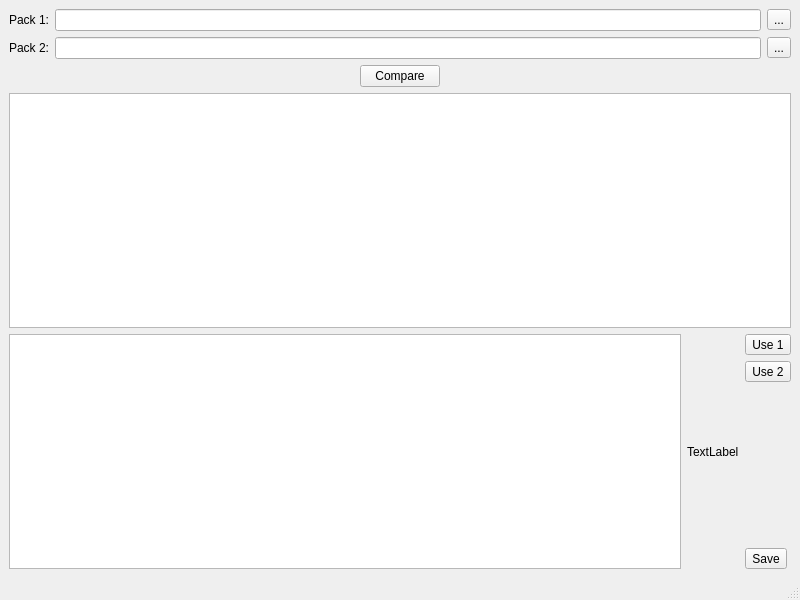
<?xml version="1.0" encoding="UTF-8"?>
<ui version="4.0">
 <class>TileDefCompare</class>
 <widget class="QMainWindow" name="TileDefCompare">
  <property name="geometry">
   <rect>
    <x>0</x>
    <y>0</y>
    <width>800</width>
    <height>600</height>
   </rect>
  </property>
  <property name="windowTitle">
   <string>MainWindow</string>
  </property>
  <widget class="QWidget" name="centralwidget">
   <layout class="QGridLayout" name="gridLayout">
    <item row="0" column="0">
     <layout class="QHBoxLayout" name="horizontalLayout_6">
      <item>
       <widget class="QLabel" name="packLabel1">
        <property name="text">
         <string>Pack 1:</string>
        </property>
       </widget>
      </item>
      <item>
       <widget class="QLineEdit" name="packEdit1"/>
      </item>
      <item>
       <widget class="QToolButton" name="packBrowse1">
        <property name="text">
         <string>...</string>
        </property>
       </widget>
      </item>
     </layout>
    </item>
    <item row="1" column="0">
     <layout class="QHBoxLayout" name="horizontalLayout_5">
      <item>
       <widget class="QLabel" name="packLabel2">
        <property name="text">
         <string>Pack 2:</string>
        </property>
       </widget>
      </item>
      <item>
       <widget class="QLineEdit" name="packEdit2"/>
      </item>
      <item>
       <widget class="QToolButton" name="packBrowse2">
        <property name="text">
         <string>...</string>
        </property>
       </widget>
      </item>
     </layout>
    </item>
    <item row="3" column="0">
     <widget class="QTextBrowser" name="textBrowser"/>
    </item>
    <item row="2" column="0">
     <layout class="QHBoxLayout" name="horizontalLayout_4">
      <item>
       <spacer name="horizontalSpacer_3">
        <property name="orientation">
         <enum>Qt::Horizontal</enum>
        </property>
        <property name="sizeHint" stdset="0">
         <size>
          <width>40</width>
          <height>20</height>
         </size>
        </property>
       </spacer>
      </item>
      <item>
       <widget class="QPushButton" name="compare">
        <property name="sizePolicy">
         <sizepolicy hsizetype="Minimum" vsizetype="Fixed">
          <horstretch>0</horstretch>
          <verstretch>0</verstretch>
         </sizepolicy>
        </property>
        <property name="text">
         <string>Compare</string>
        </property>
       </widget>
      </item>
      <item>
       <spacer name="horizontalSpacer_4">
        <property name="orientation">
         <enum>Qt::Horizontal</enum>
        </property>
        <property name="sizeHint" stdset="0">
         <size>
          <width>40</width>
          <height>20</height>
         </size>
        </property>
       </spacer>
      </item>
     </layout>
    </item>
    <item row="4" column="0">
     <layout class="QHBoxLayout" name="horizontalLayout">
      <item>
       <widget class="QListWidget" name="listWidget">
        <property name="selectionMode">
         <enum>QAbstractItemView::MultiSelection</enum>
        </property>
       </widget>
      </item>
      <item>
       <widget class="QLabel" name="tileimage">
        <property name="baseSize">
         <size>
          <width>64</width>
          <height>128</height>
         </size>
        </property>
        <property name="text">
         <string>TextLabel</string>
        </property>
       </widget>
      </item>
      <item>
       <layout class="QVBoxLayout" name="verticalLayout">
        <item>
         <widget class="QToolButton" name="use1">
          <property name="text">
           <string>Use 1</string>
          </property>
         </widget>
        </item>
        <item>
         <widget class="QToolButton" name="use2">
          <property name="text">
           <string>Use 2</string>
          </property>
         </widget>
        </item>
        <item>
         <spacer name="verticalSpacer">
          <property name="orientation">
           <enum>Qt::Vertical</enum>
          </property>
          <property name="sizeHint" stdset="0">
           <size>
            <width>20</width>
            <height>40</height>
           </size>
          </property>
         </spacer>
        </item>
        <item>
         <widget class="QToolButton" name="saveMerged">
          <property name="text">
           <string>Save</string>
          </property>
         </widget>
        </item>
       </layout>
      </item>
     </layout>
    </item>
   </layout>
  </widget>
  <widget class="QMenuBar" name="menubar">
   <property name="geometry">
    <rect>
     <x>0</x>
     <y>0</y>
     <width>800</width>
     <height>21</height>
    </rect>
   </property>
  </widget>
  <widget class="QStatusBar" name="statusbar"/>
 </widget>
 <resources/>
 <connections/>
</ui>
